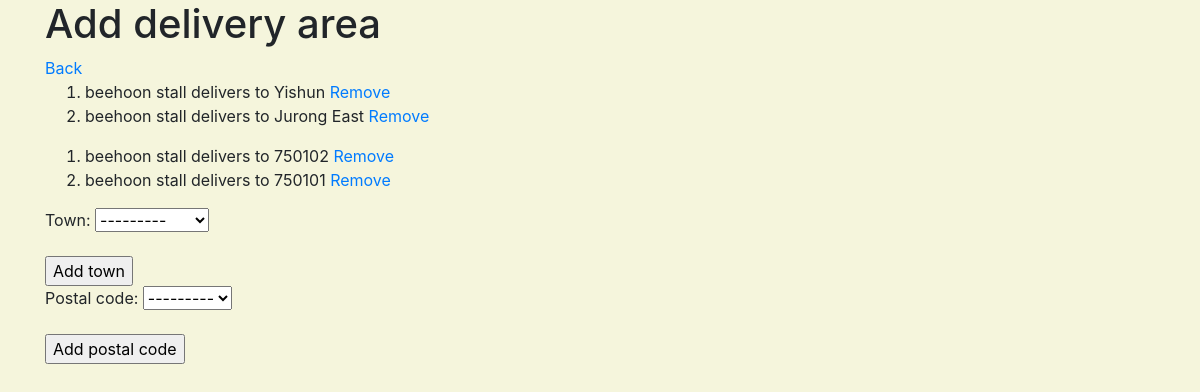
Page /vendor/profiles/17/delivery_area on the committed database.
### vendor/models.py (models this page shows)
class Vendor_Deliver_To_Town(models.Model):
    town = models.ForeignKey(Town, null=False, blank=False, on_delete=models.CASCADE)
    vendor = models.ForeignKey(Vendor, null=False, blank=False, on_delete=models.CASCADE)
    def __str__(self):
        return '%s delivers to %s' % (self.vendor, self.town)

class Vendor(models.Model):
    category = models.ManyToManyField(Category)
    postal_code = models.ForeignKey(Postal, null=True, blank=False, on_delete=models.SET_NULL)
    name = models.CharField( max_length=100, null=False, blank=False)
    block = models.PositiveSmallIntegerField( null=False, blank=False)
    street = models.CharField(max_length=254, null=False, blank=False)
    contact = models.PositiveIntegerField(validators=[MinValueValidator(10000000), MaxValueValidator(99999999)], null=False, blank=False)
    date_joined = models.DateTimeField(auto_now_add=True)
    user = models.ForeignKey(User, null=True, on_delete=models.SET_NULL)
    user_contact = models.PositiveIntegerField(validators=[MinValueValidator(10000000), MaxValueValidator(99999999)], null=False, blank=False)
    license_number = models.CharField(max_length=10, null=False, blank=False)
    license_check = models.BooleanField(default=False)
    photo_url=models.URLField(max_length=1024, null=True, blank=True)
    def __str__(self):
        return self.name

class Vendor_Deliver_To_Postal(models.Model):
    postal_code = models.ForeignKey(Postal, null=False, blank=False, on_delete=models.CASCADE)
    vendor = models.ForeignKey(Vendor, null=False, blank=False, on_delete=models.CASCADE)
    def __str__(self):
        return '%s delivers to %s' % (self.vendor, self.postal_code)

### location/models.py (models this page shows)
class Town(models.Model):
    name = models.CharField(max_length=100, null=False, blank=False)
    def __str__(self):
        return self.name

class Postal(models.Model):
    postal_code = models.PositiveIntegerField(validators=[MinValueValidator(10000), MaxValueValidator(999999)], null=False, blank=False)
    def __str__(self):
        return str(self.postal_code)

### vendor/views.py (the view)
# urls.py: path('profiles/<vendor_profile_id>/delivery_area', vendor.views.create_delivery_area, name='create_delivery_area_route'),
def create_delivery_area(request, vendor_profile_id):
    if request.method == "POST":
        town_form = DeliverTownForm(request.POST)
        postal_form = DeliverPostalForm(request.POST)
        vendor_profile = get_object_or_404(Vendor, pk=vendor_profile_id )
        if town_form.is_valid():
            form = town_form.save(commit=False)
            form.vendor = vendor_profile
            form.save()
        if postal_form.is_valid():
            form = postal_form.save(commit=False)
            form.vendor = vendor_profile
            form.save()
        return redirect(reverse(create_delivery_area, kwargs={'vendor_profile_id': vendor_profile_id}))
    else:
        town_form = DeliverTownForm()
        postal_form = DeliverPostalForm()
        towns = Vendor_Deliver_To_Town.objects.filter(vendor__id=vendor_profile_id)
        postals = Vendor_Deliver_To_Postal.objects.filter(vendor__id=vendor_profile_id)
        return render(request, "vendor/vendor_delivery_area.html", {
            "towns": towns,
            "postals": postals,
            "town_form": town_form,
            "postal_form": postal_form,
            "vendor_profile_id": vendor_profile_id
        })

### vendor/forms.py
class DeliverTownForm(forms.ModelForm):
    class Meta:
        model = Vendor_Deliver_To_Town
        fields = ('town',)

class DeliverPostalForm(forms.ModelForm):
    class Meta:
        model = Vendor_Deliver_To_Postal
        fields = ('postal_code',)

### vendor/templates/vendor/vendor_delivery_area.html (shortened to what this page needs)
{% extends 'base_template.html' %}
{%block content%}
<h1> Add delivery area </h1>
<a href="{% url 'view_vendor_profiles_route' %}"> Back </a>
<ol>
{%for i in towns %}
 <li>{{i}} <a href="{% url 'remove_town_vendor_route' town_vendor_id=i.id vendor_profile_id=vendor_profile_id %}">Remove</a> </li>
{%endfor%}
</ol>
<ol>
{%for i in postals %}
 <li>{{i}} <a href="{% url 'remove_postal_vendor_route' postal_vendor_id=i.id vendor_profile_id=vendor_profile_id %}">Remove</a></li>
{%endfor%}
</ol>
<form method="POST">
    {{ town_form.as_p}}
    <input type="submit" value="Add town">
</form>
<form method="POST">
    {{ postal_form.as_p}}
    <input type="submit" value="Add postal code">
</form>
{%endblock%}

### static/style.css (style rules this page uses)
body { background-color: beige; }

### rows in the picture
Vendor_Deliver_To_Town: vendor+town "beehoon stall delivers to Yishun"
Vendor_Deliver_To_Town: vendor+town "beehoon stall delivers to Jurong East"
Vendor_Deliver_To_Postal: vendor+postal_code "beehoon stall delivers to 750102"
Vendor_Deliver_To_Postal: vendor+postal_code "beehoon stall delivers to 750101"
Postal: postal_code "---------"
